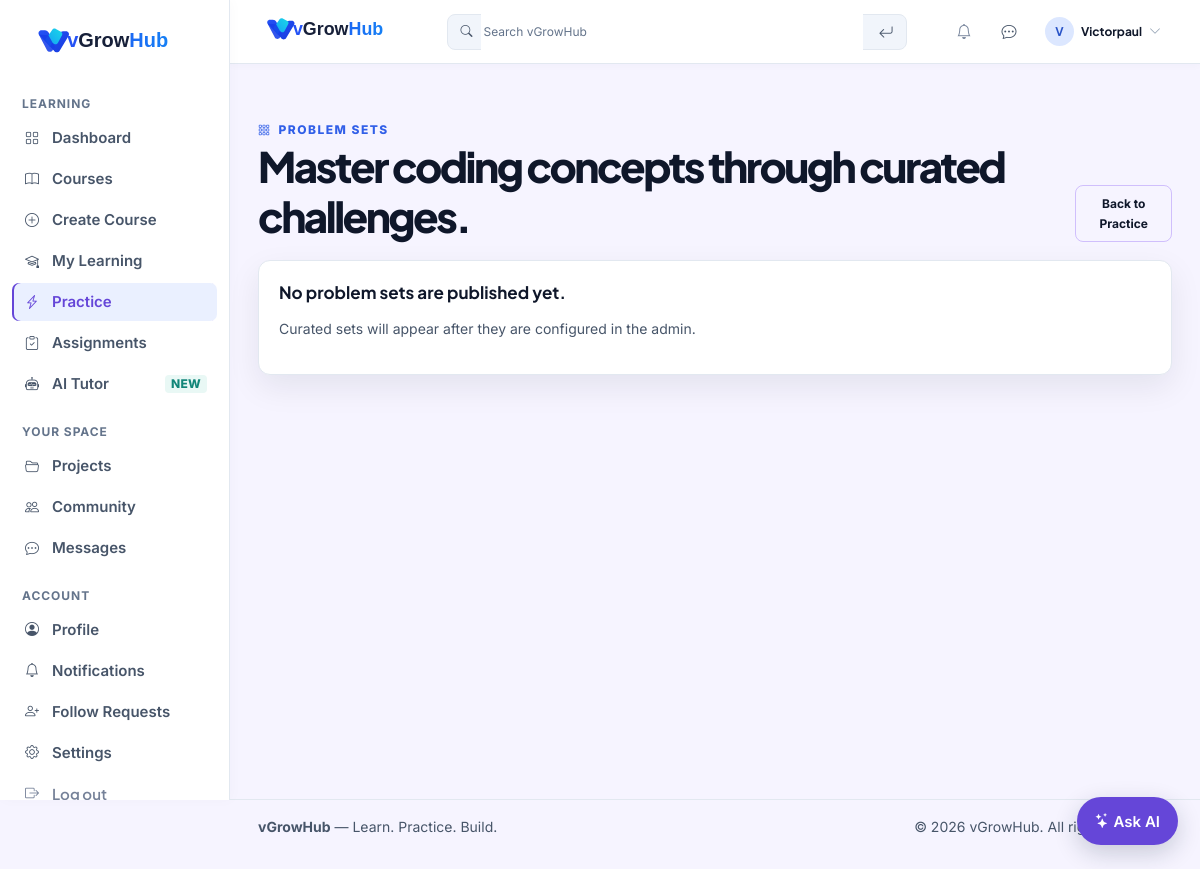
The app's page /practice/problem-sets/ (signed in), older data.
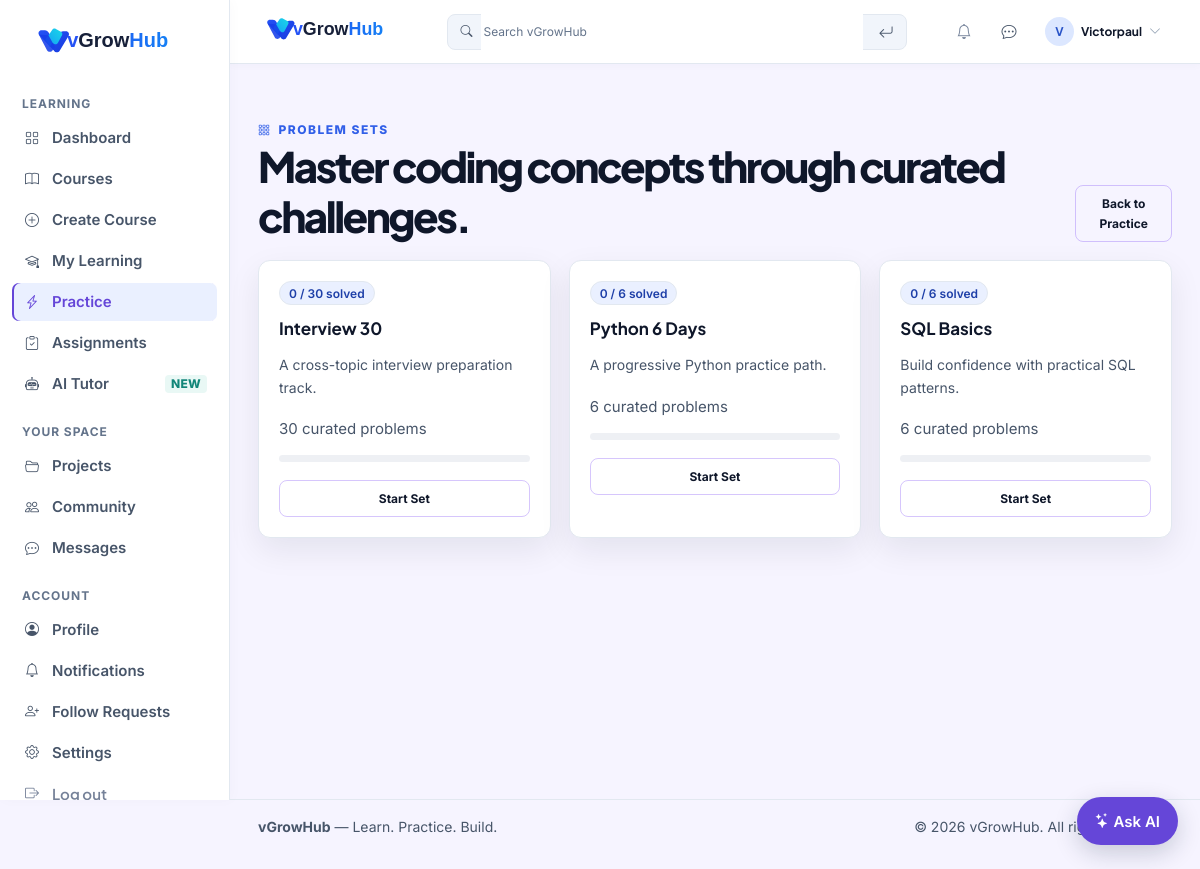
The same page, newer data.
### blog/models.py (models this page shows, shortened)
class PracticeProblemSet(models.Model):
    title = models.CharField(max_length=160)
    slug = models.SlugField(max_length=180, unique=True)
    description = models.TextField(blank=True)
    problems = models.ManyToManyField(PracticeProblem, related_name='problem_sets', blank=True)
    active = models.BooleanField(default=True)
    created_at = models.DateTimeField(auto_now_add=True)
    updated_at = models.DateTimeField(auto_now=True)
    class Meta:
        ordering = ['title']

### blog/views.py (the view)
@login_required
def practice_problem_sets(request):
    set_rows = []
    for problem_set in PracticeProblemSet.objects.filter(active=True).prefetch_related('problems'):
        problem_ids = list(problem_set.problems.filter(active=True).values_list('id', flat=True))
        solved = PracticeProgress.objects.filter(
            user=request.user,
            problem_id__in=problem_ids,
            status='SOLVED',
        ).count()
        set_rows.append({
            'set': problem_set,
            'display_title': re.sub(r'\b\d+\b', str(len(problem_ids)), problem_set.title, count=1),
            'count': len(problem_ids),
            'solved': solved,
            'percent': round(solved * 100 / len(problem_ids)) if problem_ids else 0,
        })
    return render(request, 'blog/practice_problem_sets.html', {
        'username': request.user.username,
        'sets': set_rows,
        'stats': _practice_stats_for_user(request.user),
    })

### blog/context_processors.py (called while the page is built)
def unread_message_count(request):
    if not request.user.is_authenticated:
        return {
            "UNREAD_MESSAGE_COUNT": 0
        }
    count = Message.objects.filter(
        Q(conversation__project_owner=request.user) |
        Q(conversation__participant=request.user),
        is_read=False
    ).exclude(
        sender=request.user
    ).count()
    return {
        "UNREAD_MESSAGE_COUNT": count
    }

### blog/device_sessions.py (called while the page is built)
def device_limit_for(user):
    profile = UserProfile.objects.get_or_create(user=user)[0]
    if has_active_premium(user):
        return max(1, int(getattr(settings, 'MAX_DEVICES', 3)))
    return 1

def cleanup_expired_device_sessions():
    expired_keys = Session.objects.filter(
        expire_date__lte=timezone.now(),
    ).values('session_key')
    UserSession.objects.filter(session_key__in=expired_keys).delete()

### blog/models.py (called while the page is built)
    def save(self, *args, **kwargs):
        self.pk = 1
        super().save(*args, **kwargs)
        cache.delete('blog.site_settings')

### blog/views.py (called while the page is built)
def _learning_streak_for_user(user):
    return _streak_data(user, _activity_dates(user))[0]

### templates/blog/practice_problem_sets.html (shortened to what this page needs)
{% extends "blog/base.html" %}
{% load static %}
{% block extra_css %}
<link rel="stylesheet" href="{% static 'css/practice.css' %}">
{% endblock %}
{% block content %}
<div class="practice-subpage">
  <div class="subpage-header">
    <div>
      <div class="eyebrow"><i class="bi bi-grid-3x3-gap"></i> Problem Sets</div>
      <h1>Master coding concepts through curated challenges.</h1>
    </div>
    <a href="{% url 'blog:practice' %}" class="tool-btn">Back to Practice</a>
  </div>
  <div class="set-grid">
    {% for set in sets %}
    <div class="set-card">
      <span class="badge">{{ set.solved }} / {{ set.count }} solved</span>
      <h3>{{ set.display_title }}</h3>
      <p>{{ set.set.description }}</p>
      <div style="margin-top:18px; color:var(--muted, #64748b);">{{ set.count }} curated problems</div>
      <div style="height:7px; margin-top:14px; background:rgba(148,163,184,.16); border-radius:99px; overflow:hidden;">
      </div>
      <div style="margin-top:18px;"><a href="{% url 'blog:practice_problem_set_detail' set.set.slug %}"
          class="tool-btn">{% if set.solved %}Continue Set{% else %}Start Set{% endif %}</a></div>
    </div>
    {% empty %}
    <div class="set-card">
      <h3>No problem sets are published yet.</h3>
      <p>Curated sets will appear after they are configured in the admin.</p>
    </div>
    {% endfor %}
  </div>
</div>
{% endblock %}

Row changes from the older to the newer data that the page shows:
added PracticeProblemSet: solved "0", count "30", display_title "Interview 30", set.description "A cross-topic interview preparation track."
added PracticeProblemSet: solved "0", count "6", display_title "Python 6 Days", set.description "A progressive Python practice path."
added PracticeProblemSet: solved "0", count "6", display_title "SQL Basics", set.description "Build confidence with practical SQL patterns."
Text that changed along with them:
text no longer shown: "No problem sets are published yet. Curated sets will appear after they are configured in the admin."
